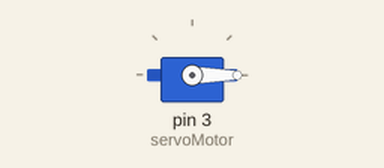
This sketch was run on a simulated Arduino Uno, built with avr-gcc and run on an emulated ATmega328P. Parts: servo.

Above: at 0.05 s.
At 1.5 s:
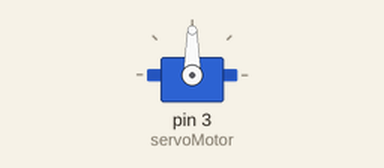
At 3.0 s:
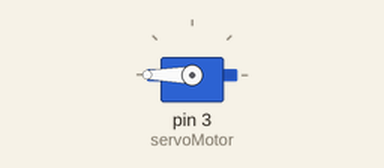
Timing chart, 0 to 6.9 s (numbered marks = the images above):
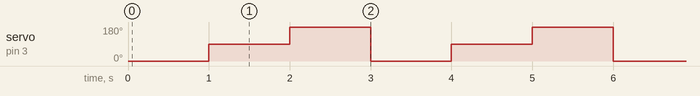

The sketch:

ServoSubsystem.ino
```cpp
#include <Servo.h>

// Define the servo object
Servo servoMotor;

void setup() {
  // Attach the servo to pin 3
  servoMotor.attach(3, 550, 865);
}

void loop() {
  // Move the servo to the 0-degree position
  servoMotor.write(0);
  delay(1000); // Wait for 1 second

  // Move the servo to the 90-degree position
  servoMotor.write(90);
  delay(1000); // Wait for 1 second

  // Move the servo to the 180-degree position
  servoMotor.write(180);
  delay(1000); // Wait for 1 second
}
```

Measured:
- by itself, servo on pin 3 (servoMotor): repeats every 3.0 s: 180° 1.0 s, 0° 1.0 s, 90° 1.0 s
